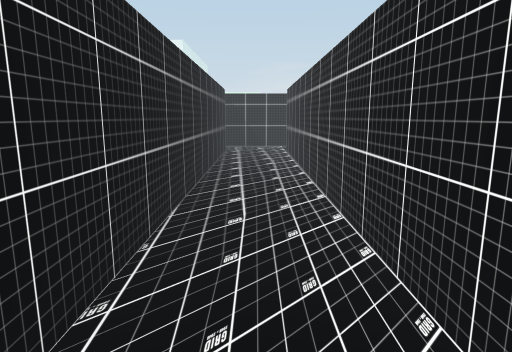
View 1 (above)

16 first-person views from a walk through a 3-D level made in the Unity game engine. The camera is 1.4 m above the floor, tilts 10° down and sees 75° across. The floor is counted in squares, 1 m on a side. Each view is taken from the middle of a square. On the plan, view 1 faces up. The plan holds only what a view shows up to about 15 squares ahead; the rest is blank. The place goes on beyond the plan. Some animated figures are left out.

View 2
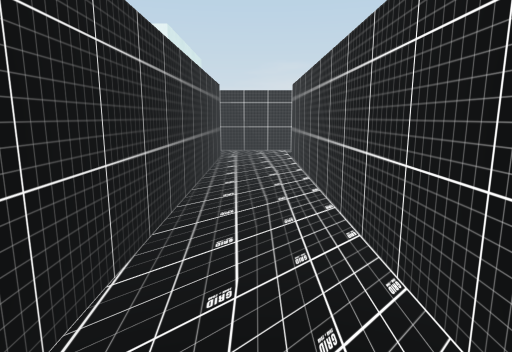

View 3
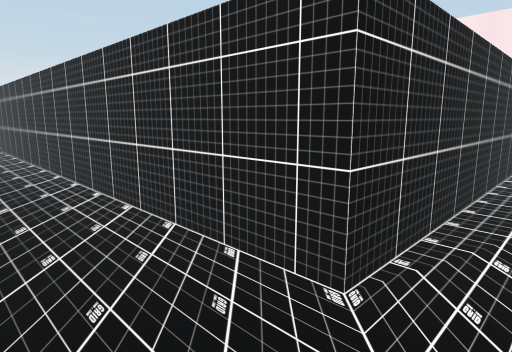

View 4
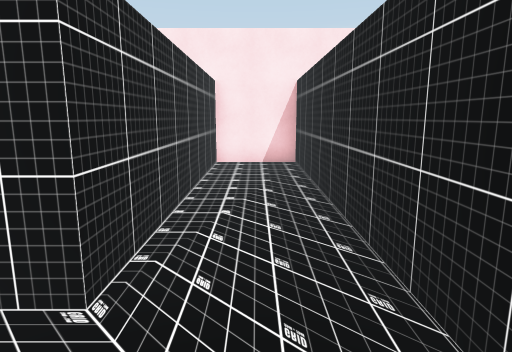

View 5
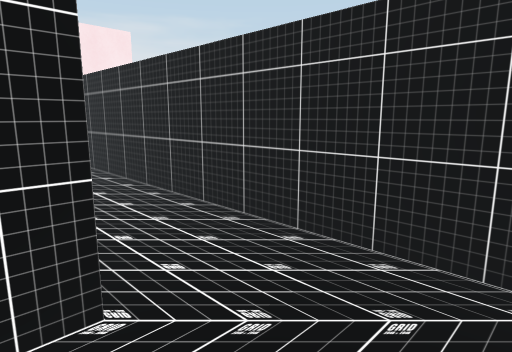

View 6
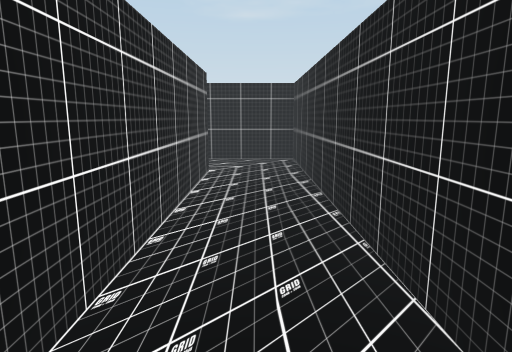

View 7
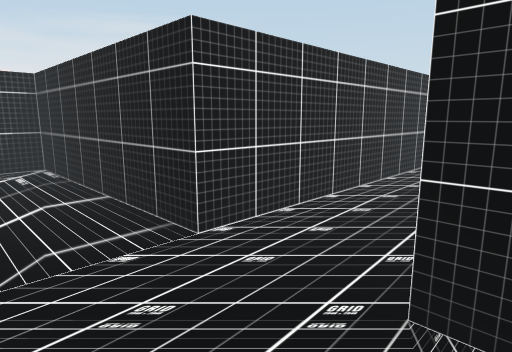

View 8
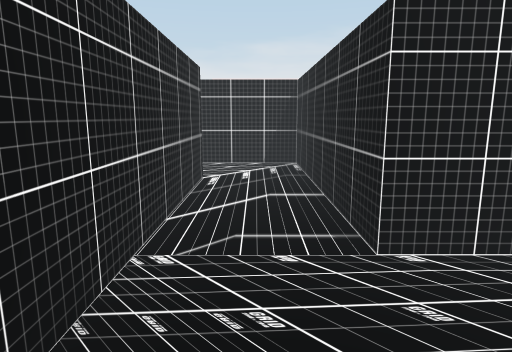

View 9
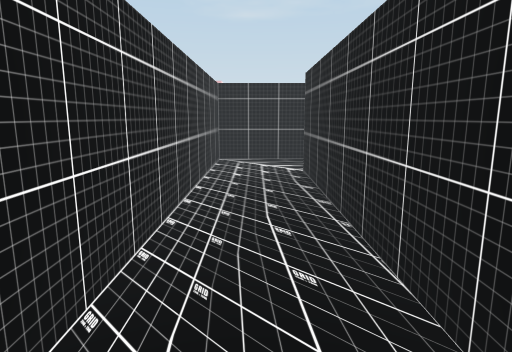

View 10
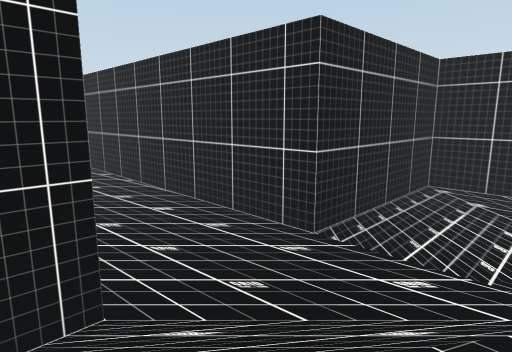

View 11
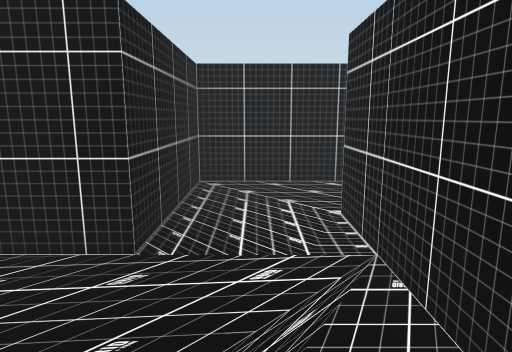

View 12
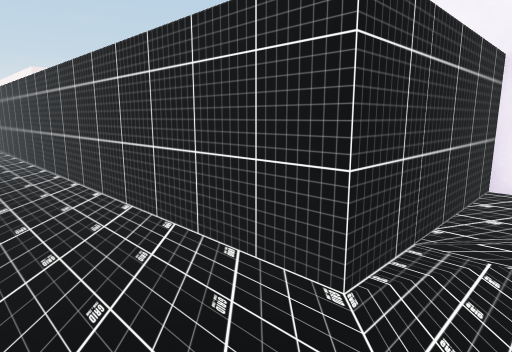

View 13
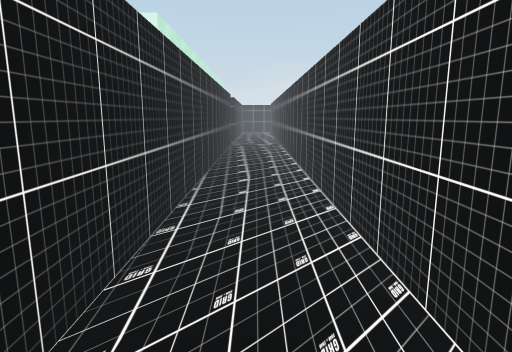

View 14
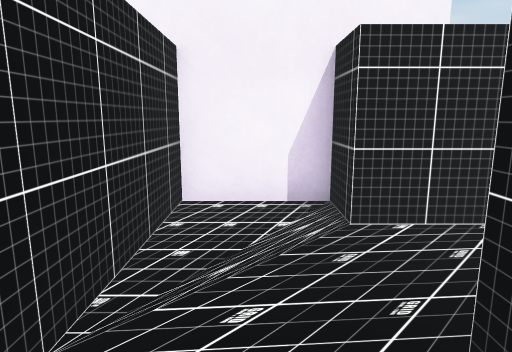

View 15
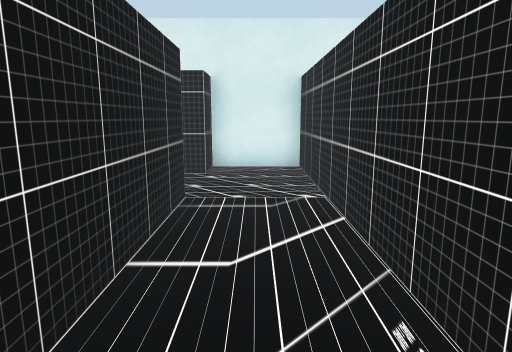

View 16
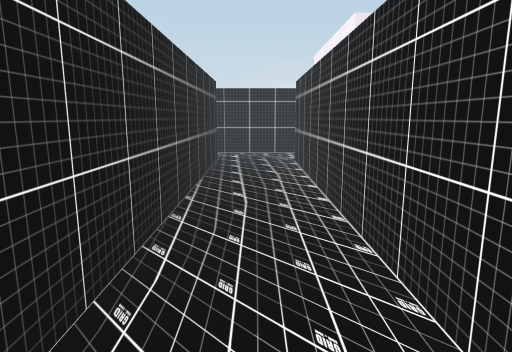

### Floor plan
Points are (right, up) in squares from view 1. A wall is a line through its corners. A room is listed if a view was taken in it or the views show most of it. See-through windows are left out.
Room 1 (views 1, 2, 3, 4, 5, 6, 7, 8, 9, 10, 11, 14, 15, 16)
walls: (3.5, 25.8) (5.7, 25.8) (5.7, 16.3) (-2.5, 16.3) (-2.5, 13.7) (-1.2, 13.7) (-1.2, -4.3) (9.5, -4.3) (9.5, -1.8) (1.3, -1.8) (1.3, 13.7) (8.2, 13.7) (8.2, 25.8) (9.5, 25.8) (9.5, 28.2) (4.3, 28.2)
ways out: opening at (4.5, 27.5) to room 2
Room 2 (views 12, 13)
walls: (4.3, 28.2) (4.3, 35.5); (1.8, 35.5) (1.8, 25.8) (3.5, 25.8)
ways out: opening at (4.5, 27.5) to room 1

Where each view was taken, in squares from view 1:
view 1: 0 up, 0 right, facing up
view 2: 2 up, 0 right, facing up
view 3: 3 down, 1 left, facing up-right
view 4: 3 down, 1 left, facing right
view 5: 1 down, 1 left, facing down-right
view 6: 7 up, 0 right, facing down
view 7: 16 up, 2 left, facing down-right
view 8: 15 up, 2 left, facing right
view 9: 25 up, 7 right, facing down
view 10: 28 up, 9 right, facing down-left
view 11: 27 up, 9 right, facing left
view 12: 27 up, 2 right, facing up-right
view 13: 27 up, 3 right, facing up
view 14: 27 up, 4 right, facing right
view 15: 15 up, 7 right, facing left
view 16: 15 up, 7 right, facing up
